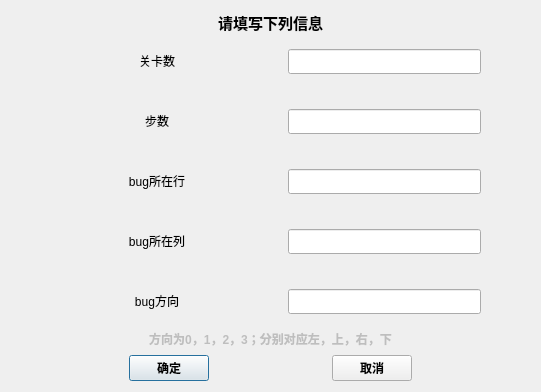
<?xml version="1.0" encoding="UTF-8"?>
<ui version="4.0">
 <class>BuildMapDialog</class>
 <widget class="QDialog" name="BuildMapDialog">
  <property name="geometry">
   <rect>
    <x>0</x>
    <y>0</y>
    <width>541</width>
    <height>392</height>
   </rect>
  </property>
  <property name="sizePolicy">
   <sizepolicy hsizetype="Expanding" vsizetype="Preferred">
    <horstretch>0</horstretch>
    <verstretch>0</verstretch>
   </sizepolicy>
  </property>
  <property name="font">
   <font>
    <bold>true</bold>
   </font>
  </property>
  <property name="windowTitle">
   <string>Dialog</string>
  </property>
  <layout class="QGridLayout" name="gridLayout">
   <item row="0" column="0">
    <layout class="QVBoxLayout" name="verticalLayout_3">
     <item>
      <layout class="QHBoxLayout" name="horizontalLayout_2">
       <item>
        <spacer name="horizontalSpacer">
         <property name="orientation">
          <enum>Qt::Orientation::Horizontal</enum>
         </property>
         <property name="sizeType">
          <enum>QSizePolicy::Policy::Expanding</enum>
         </property>
         <property name="sizeHint" stdset="0">
          <size>
           <width>40</width>
           <height>20</height>
          </size>
         </property>
        </spacer>
       </item>
       <item>
        <widget class="QLabel" name="label_6">
         <property name="sizePolicy">
          <sizepolicy hsizetype="Preferred" vsizetype="Preferred">
           <horstretch>0</horstretch>
           <verstretch>0</verstretch>
          </sizepolicy>
         </property>
         <property name="font">
          <font>
           <pointsize>11</pointsize>
           <bold>true</bold>
          </font>
         </property>
         <property name="text">
          <string>请填写下列信息</string>
         </property>
        </widget>
       </item>
       <item>
        <spacer name="horizontalSpacer_2">
         <property name="orientation">
          <enum>Qt::Orientation::Horizontal</enum>
         </property>
         <property name="sizeType">
          <enum>QSizePolicy::Policy::Expanding</enum>
         </property>
         <property name="sizeHint" stdset="0">
          <size>
           <width>40</width>
           <height>20</height>
          </size>
         </property>
        </spacer>
       </item>
      </layout>
     </item>
     <item>
      <layout class="QHBoxLayout" name="horizontalLayout">
       <item>
        <spacer name="horizontalSpacer_3">
         <property name="orientation">
          <enum>Qt::Orientation::Horizontal</enum>
         </property>
         <property name="sizeType">
          <enum>QSizePolicy::Policy::Minimum</enum>
         </property>
         <property name="sizeHint" stdset="0">
          <size>
           <width>40</width>
           <height>20</height>
          </size>
         </property>
        </spacer>
       </item>
       <item>
        <widget class="QWidget" name="widget_2" native="true">
         <layout class="QVBoxLayout" name="verticalLayout_2">
          <item>
           <widget class="QLabel" name="label">
            <property name="sizePolicy">
             <sizepolicy hsizetype="Expanding" vsizetype="Fixed">
              <horstretch>0</horstretch>
              <verstretch>0</verstretch>
             </sizepolicy>
            </property>
            <property name="minimumSize">
             <size>
              <width>70</width>
              <height>25</height>
             </size>
            </property>
            <property name="maximumSize">
             <size>
              <width>16777215</width>
              <height>40</height>
             </size>
            </property>
            <property name="font">
             <font>
              <bold>false</bold>
             </font>
            </property>
            <property name="text">
             <string>关卡数</string>
            </property>
            <property name="textFormat">
             <enum>Qt::TextFormat::RichText</enum>
            </property>
            <property name="scaledContents">
             <bool>true</bool>
            </property>
            <property name="alignment">
             <set>Qt::AlignmentFlag::AlignCenter</set>
            </property>
           </widget>
          </item>
          <item>
           <spacer name="verticalSpacer">
            <property name="sizePolicy">
             <sizepolicy hsizetype="Expanding" vsizetype="Expanding">
              <horstretch>0</horstretch>
              <verstretch>0</verstretch>
             </sizepolicy>
            </property>
            <property name="orientation">
             <enum>Qt::Orientation::Vertical</enum>
            </property>
            <property name="sizeType">
             <enum>QSizePolicy::Policy::Expanding</enum>
            </property>
            <property name="sizeHint" stdset="0">
             <size>
              <width>50</width>
              <height>23</height>
             </size>
            </property>
           </spacer>
          </item>
          <item>
           <widget class="QLabel" name="label_2">
            <property name="sizePolicy">
             <sizepolicy hsizetype="Expanding" vsizetype="Fixed">
              <horstretch>0</horstretch>
              <verstretch>0</verstretch>
             </sizepolicy>
            </property>
            <property name="minimumSize">
             <size>
              <width>70</width>
              <height>25</height>
             </size>
            </property>
            <property name="maximumSize">
             <size>
              <width>16777215</width>
              <height>40</height>
             </size>
            </property>
            <property name="font">
             <font>
              <bold>false</bold>
             </font>
            </property>
            <property name="text">
             <string>步数</string>
            </property>
            <property name="textFormat">
             <enum>Qt::TextFormat::RichText</enum>
            </property>
            <property name="scaledContents">
             <bool>true</bool>
            </property>
            <property name="alignment">
             <set>Qt::AlignmentFlag::AlignCenter</set>
            </property>
           </widget>
          </item>
          <item>
           <spacer name="verticalSpacer_6">
            <property name="sizePolicy">
             <sizepolicy hsizetype="Expanding" vsizetype="Expanding">
              <horstretch>0</horstretch>
              <verstretch>0</verstretch>
             </sizepolicy>
            </property>
            <property name="orientation">
             <enum>Qt::Orientation::Vertical</enum>
            </property>
            <property name="sizeType">
             <enum>QSizePolicy::Policy::Expanding</enum>
            </property>
            <property name="sizeHint" stdset="0">
             <size>
              <width>50</width>
              <height>25</height>
             </size>
            </property>
           </spacer>
          </item>
          <item>
           <widget class="QLabel" name="label_3">
            <property name="sizePolicy">
             <sizepolicy hsizetype="Expanding" vsizetype="Fixed">
              <horstretch>0</horstretch>
              <verstretch>0</verstretch>
             </sizepolicy>
            </property>
            <property name="minimumSize">
             <size>
              <width>70</width>
              <height>25</height>
             </size>
            </property>
            <property name="maximumSize">
             <size>
              <width>16777215</width>
              <height>40</height>
             </size>
            </property>
            <property name="font">
             <font>
              <bold>false</bold>
             </font>
            </property>
            <property name="text">
             <string>bug所在行</string>
            </property>
            <property name="textFormat">
             <enum>Qt::TextFormat::RichText</enum>
            </property>
            <property name="scaledContents">
             <bool>true</bool>
            </property>
            <property name="alignment">
             <set>Qt::AlignmentFlag::AlignCenter</set>
            </property>
           </widget>
          </item>
          <item>
           <spacer name="verticalSpacer_7">
            <property name="sizePolicy">
             <sizepolicy hsizetype="Expanding" vsizetype="Expanding">
              <horstretch>0</horstretch>
              <verstretch>0</verstretch>
             </sizepolicy>
            </property>
            <property name="orientation">
             <enum>Qt::Orientation::Vertical</enum>
            </property>
            <property name="sizeType">
             <enum>QSizePolicy::Policy::Expanding</enum>
            </property>
            <property name="sizeHint" stdset="0">
             <size>
              <width>50</width>
              <height>25</height>
             </size>
            </property>
           </spacer>
          </item>
          <item>
           <widget class="QLabel" name="label_4">
            <property name="sizePolicy">
             <sizepolicy hsizetype="Expanding" vsizetype="Fixed">
              <horstretch>0</horstretch>
              <verstretch>0</verstretch>
             </sizepolicy>
            </property>
            <property name="minimumSize">
             <size>
              <width>70</width>
              <height>25</height>
             </size>
            </property>
            <property name="maximumSize">
             <size>
              <width>16777215</width>
              <height>40</height>
             </size>
            </property>
            <property name="font">
             <font>
              <bold>false</bold>
             </font>
            </property>
            <property name="text">
             <string>bug所在列</string>
            </property>
            <property name="textFormat">
             <enum>Qt::TextFormat::RichText</enum>
            </property>
            <property name="scaledContents">
             <bool>true</bool>
            </property>
            <property name="alignment">
             <set>Qt::AlignmentFlag::AlignCenter</set>
            </property>
           </widget>
          </item>
          <item>
           <spacer name="verticalSpacer_8">
            <property name="sizePolicy">
             <sizepolicy hsizetype="Expanding" vsizetype="Expanding">
              <horstretch>0</horstretch>
              <verstretch>0</verstretch>
             </sizepolicy>
            </property>
            <property name="orientation">
             <enum>Qt::Orientation::Vertical</enum>
            </property>
            <property name="sizeType">
             <enum>QSizePolicy::Policy::Expanding</enum>
            </property>
            <property name="sizeHint" stdset="0">
             <size>
              <width>50</width>
              <height>25</height>
             </size>
            </property>
           </spacer>
          </item>
          <item>
           <widget class="QLabel" name="label_5">
            <property name="sizePolicy">
             <sizepolicy hsizetype="Expanding" vsizetype="Fixed">
              <horstretch>0</horstretch>
              <verstretch>0</verstretch>
             </sizepolicy>
            </property>
            <property name="minimumSize">
             <size>
              <width>70</width>
              <height>25</height>
             </size>
            </property>
            <property name="maximumSize">
             <size>
              <width>16777215</width>
              <height>40</height>
             </size>
            </property>
            <property name="font">
             <font>
              <bold>false</bold>
             </font>
            </property>
            <property name="text">
             <string>bug方向</string>
            </property>
            <property name="textFormat">
             <enum>Qt::TextFormat::RichText</enum>
            </property>
            <property name="scaledContents">
             <bool>true</bool>
            </property>
            <property name="alignment">
             <set>Qt::AlignmentFlag::AlignCenter</set>
            </property>
           </widget>
          </item>
         </layout>
        </widget>
       </item>
       <item>
        <spacer name="horizontalSpacer_4">
         <property name="orientation">
          <enum>Qt::Orientation::Horizontal</enum>
         </property>
         <property name="sizeType">
          <enum>QSizePolicy::Policy::Preferred</enum>
         </property>
         <property name="sizeHint" stdset="0">
          <size>
           <width>10</width>
           <height>20</height>
          </size>
         </property>
        </spacer>
       </item>
       <item>
        <widget class="QWidget" name="widget" native="true">
         <layout class="QVBoxLayout" name="verticalLayout">
          <item>
           <widget class="QLineEdit" name="lineEdit1">
            <property name="sizePolicy">
             <sizepolicy hsizetype="Expanding" vsizetype="Fixed">
              <horstretch>0</horstretch>
              <verstretch>0</verstretch>
             </sizepolicy>
            </property>
            <property name="minimumSize">
             <size>
              <width>0</width>
              <height>25</height>
             </size>
            </property>
            <property name="maximumSize">
             <size>
              <width>16777215</width>
              <height>25</height>
             </size>
            </property>
           </widget>
          </item>
          <item>
           <spacer name="verticalSpacer_2">
            <property name="orientation">
             <enum>Qt::Orientation::Vertical</enum>
            </property>
            <property name="sizeType">
             <enum>QSizePolicy::Policy::Expanding</enum>
            </property>
            <property name="sizeHint" stdset="0">
             <size>
              <width>20</width>
              <height>25</height>
             </size>
            </property>
           </spacer>
          </item>
          <item>
           <widget class="QLineEdit" name="lineEdit2">
            <property name="sizePolicy">
             <sizepolicy hsizetype="Expanding" vsizetype="Fixed">
              <horstretch>0</horstretch>
              <verstretch>0</verstretch>
             </sizepolicy>
            </property>
            <property name="minimumSize">
             <size>
              <width>0</width>
              <height>25</height>
             </size>
            </property>
            <property name="maximumSize">
             <size>
              <width>16777215</width>
              <height>25</height>
             </size>
            </property>
           </widget>
          </item>
          <item>
           <spacer name="verticalSpacer_3">
            <property name="orientation">
             <enum>Qt::Orientation::Vertical</enum>
            </property>
            <property name="sizeType">
             <enum>QSizePolicy::Policy::Expanding</enum>
            </property>
            <property name="sizeHint" stdset="0">
             <size>
              <width>20</width>
              <height>25</height>
             </size>
            </property>
           </spacer>
          </item>
          <item>
           <widget class="QLineEdit" name="lineEdit3">
            <property name="sizePolicy">
             <sizepolicy hsizetype="Expanding" vsizetype="Fixed">
              <horstretch>0</horstretch>
              <verstretch>0</verstretch>
             </sizepolicy>
            </property>
            <property name="minimumSize">
             <size>
              <width>0</width>
              <height>25</height>
             </size>
            </property>
            <property name="maximumSize">
             <size>
              <width>16777215</width>
              <height>25</height>
             </size>
            </property>
           </widget>
          </item>
          <item>
           <spacer name="verticalSpacer_4">
            <property name="orientation">
             <enum>Qt::Orientation::Vertical</enum>
            </property>
            <property name="sizeType">
             <enum>QSizePolicy::Policy::Expanding</enum>
            </property>
            <property name="sizeHint" stdset="0">
             <size>
              <width>20</width>
              <height>25</height>
             </size>
            </property>
           </spacer>
          </item>
          <item>
           <widget class="QLineEdit" name="lineEdit4">
            <property name="sizePolicy">
             <sizepolicy hsizetype="Expanding" vsizetype="Fixed">
              <horstretch>0</horstretch>
              <verstretch>0</verstretch>
             </sizepolicy>
            </property>
            <property name="minimumSize">
             <size>
              <width>0</width>
              <height>25</height>
             </size>
            </property>
            <property name="maximumSize">
             <size>
              <width>16777215</width>
              <height>25</height>
             </size>
            </property>
           </widget>
          </item>
          <item>
           <spacer name="verticalSpacer_5">
            <property name="orientation">
             <enum>Qt::Orientation::Vertical</enum>
            </property>
            <property name="sizeType">
             <enum>QSizePolicy::Policy::Expanding</enum>
            </property>
            <property name="sizeHint" stdset="0">
             <size>
              <width>20</width>
              <height>25</height>
             </size>
            </property>
           </spacer>
          </item>
          <item>
           <widget class="QLineEdit" name="lineEdit5">
            <property name="sizePolicy">
             <sizepolicy hsizetype="Expanding" vsizetype="Fixed">
              <horstretch>0</horstretch>
              <verstretch>0</verstretch>
             </sizepolicy>
            </property>
            <property name="minimumSize">
             <size>
              <width>0</width>
              <height>25</height>
             </size>
            </property>
            <property name="maximumSize">
             <size>
              <width>16777215</width>
              <height>25</height>
             </size>
            </property>
           </widget>
          </item>
         </layout>
        </widget>
       </item>
       <item>
        <spacer name="horizontalSpacer_5">
         <property name="orientation">
          <enum>Qt::Orientation::Horizontal</enum>
         </property>
         <property name="sizeType">
          <enum>QSizePolicy::Policy::Preferred</enum>
         </property>
         <property name="sizeHint" stdset="0">
          <size>
           <width>40</width>
           <height>20</height>
          </size>
         </property>
        </spacer>
       </item>
      </layout>
     </item>
     <item>
      <layout class="QHBoxLayout" name="horizontalLayout_3">
       <item>
        <spacer name="horizontalSpacer_6">
         <property name="orientation">
          <enum>Qt::Orientation::Horizontal</enum>
         </property>
         <property name="sizeHint" stdset="0">
          <size>
           <width>40</width>
           <height>20</height>
          </size>
         </property>
        </spacer>
       </item>
       <item>
        <widget class="QLabel" name="label_7">
         <property name="enabled">
          <bool>false</bool>
         </property>
         <property name="sizePolicy">
          <sizepolicy hsizetype="Fixed" vsizetype="Fixed">
           <horstretch>0</horstretch>
           <verstretch>0</verstretch>
          </sizepolicy>
         </property>
         <property name="text">
          <string>方向为0，1，2，3；分别对应左，上，右，下</string>
         </property>
         <property name="alignment">
          <set>Qt::AlignmentFlag::AlignCenter</set>
         </property>
        </widget>
       </item>
       <item>
        <spacer name="horizontalSpacer_7">
         <property name="orientation">
          <enum>Qt::Orientation::Horizontal</enum>
         </property>
         <property name="sizeHint" stdset="0">
          <size>
           <width>40</width>
           <height>20</height>
          </size>
         </property>
        </spacer>
       </item>
      </layout>
     </item>
    </layout>
   </item>
   <item row="1" column="0">
    <layout class="QHBoxLayout" name="horizontalLayout_4">
     <item>
      <spacer name="horizontalSpacer_8">
       <property name="orientation">
        <enum>Qt::Orientation::Horizontal</enum>
       </property>
       <property name="sizeHint" stdset="0">
        <size>
         <width>40</width>
         <height>20</height>
        </size>
       </property>
      </spacer>
     </item>
     <item>
      <widget class="QPushButton" name="confirmButton">
       <property name="text">
        <string>确定</string>
       </property>
      </widget>
     </item>
     <item>
      <spacer name="horizontalSpacer_9">
       <property name="orientation">
        <enum>Qt::Orientation::Horizontal</enum>
       </property>
       <property name="sizeType">
        <enum>QSizePolicy::Policy::Expanding</enum>
       </property>
       <property name="sizeHint" stdset="0">
        <size>
         <width>40</width>
         <height>20</height>
        </size>
       </property>
      </spacer>
     </item>
     <item>
      <widget class="QPushButton" name="cancelButton">
       <property name="text">
        <string>取消</string>
       </property>
      </widget>
     </item>
     <item>
      <spacer name="horizontalSpacer_10">
       <property name="orientation">
        <enum>Qt::Orientation::Horizontal</enum>
       </property>
       <property name="sizeType">
        <enum>QSizePolicy::Policy::Expanding</enum>
       </property>
       <property name="sizeHint" stdset="0">
        <size>
         <width>40</width>
         <height>20</height>
        </size>
       </property>
      </spacer>
     </item>
    </layout>
   </item>
  </layout>
 </widget>
 <resources/>
 <connections/>
</ui>
